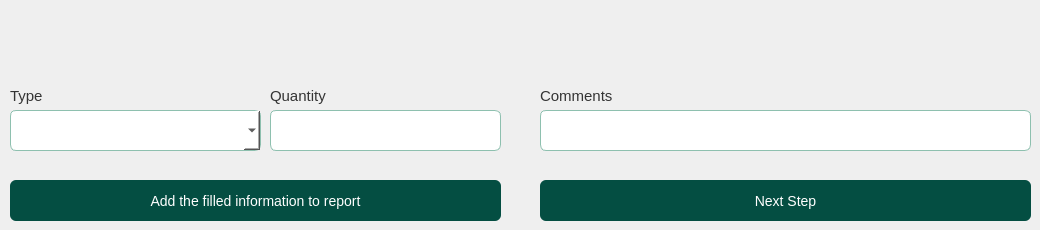
     <widget class="QWidget" name="tab_hse">
      <attribute name="title">
       <string>HSE(updated daily)</string>
      </attribute>
      <widget class="QLabel" name="lbl_type_hse">
       <property name="geometry">
        <rect>
         <x>10</x>
         <y>80</y>
         <width>41</width>
         <height>31</height>
        </rect>
       </property>
       <property name="font">
        <font>
         <pointsize>11</pointsize>
        </font>
       </property>
       <property name="styleSheet">
        <string notr="true">color: rgb(52, 52, 52);</string>
       </property>
       <property name="text">
        <string>Type</string>
       </property>
      </widget>
      <widget class="QLabel" name="lbl_comments">
       <property name="geometry">
        <rect>
         <x>540</x>
         <y>80</y>
         <width>81</width>
         <height>31</height>
        </rect>
       </property>
       <property name="font">
        <font>
         <pointsize>11</pointsize>
        </font>
       </property>
       <property name="styleSheet">
        <string notr="true">color: rgb(52, 52, 52);</string>
       </property>
       <property name="text">
        <string>Comments</string>
       </property>
      </widget>
      <widget class="QComboBox" name="cbx_type_hse">
       <property name="geometry">
        <rect>
         <x>10</x>
         <y>110</y>
         <width>251</width>
         <height>41</height>
        </rect>
       </property>
       <property name="styleSheet">
        <string notr="true">
background-color:#fff;
border: 1px solid #8ec0af;
border-radius: 6px</string>
       </property>
      </widget>
      <widget class="QLineEdit" name="txt_quantity">
       <property name="geometry">
        <rect>
         <x>270</x>
         <y>110</y>
         <width>231</width>
         <height>41</height>
        </rect>
       </property>
       <property name="styleSheet">
        <string notr="true">QLineEdit{


background-color:#fff;
border: 1px solid #8ec0af;
border-radius: 6px
}</string>
       </property>
       <property name="placeholderText">
        <string/>
       </property>
      </widget>
      <widget class="QLabel" name="lbl_quantity_hse">
       <property name="geometry">
        <rect>
         <x>270</x>
         <y>80</y>
         <width>61</width>
         <height>31</height>
        </rect>
       </property>
       <property name="font">
        <font>
         <pointsize>11</pointsize>
        </font>
       </property>
       <property name="styleSheet">
        <string notr="true">color: rgb(52, 52, 52);</string>
       </property>
       <property name="text">
        <string>Quantity</string>
       </property>
      </widget>
      <widget class="QLineEdit" name="txt_comments">
       <property name="geometry">
        <rect>
         <x>540</x>
         <y>110</y>
         <width>491</width>
         <height>41</height>
        </rect>
       </property>
       <property name="styleSheet">
        <string notr="true">QLineEdit{


background-color:#fff;
border: 1px solid #8ec0af;
border-radius: 6px
}</string>
       </property>
       <property name="placeholderText">
        <string/>
       </property>
      </widget>
      <widget class="QPushButton" name="btn_add_information_hse">
       <property name="geometry">
        <rect>
         <x>10</x>
         <y>180</y>
         <width>491</width>
         <height>41</height>
        </rect>
       </property>
       <property name="styleSheet">
        <string notr="true">

QPushButton#btn_add_information_hse{

border:none;
background-color:#044e42;
color:white;
font-size:14px;
border-radius: 6px;
transition: background-color 0.5s ease;
padding:10px;
text-align:rigth;
}

QPushButton#btn_add_information_hse:hover{
 background-color: #044e42;
border-radius: 6px;
transition: background-color 0.5s ease;
padding:10px;
}

QPushButton#btn_add_information_hse:pressed {
 background-color: #044e42;
border-radius: 6px;
background-color: #033029;
padding:10px;
 }
</string>
       </property>
       <property name="text">
        <string>Add the filled information to report</string>
       </property>
       <property name="icon">
        <iconset>
         <normaloff>../../img/check-solid.svg</normaloff>../../img/check-solid.svg</iconset>
       </property>
      </widget>
      <widget class="QPushButton" name="btn_next_step_produtive_man">
       <property name="geometry">
        <rect>
         <x>540</x>
         <y>180</y>
         <width>491</width>
         <height>41</height>
        </rect>
       </property>
       <property name="styleSheet">
        <string notr="true">

QPushButton#btn_next_step_produtive_man{

border:none;
background-color:#044e42;
color:white;
font-size:14px;
border-radius: 6px;
transition: background-color 0.5s ease;
padding:10px;
text-align:rigth;
}

QPushButton#btn_next_step_produtive_man:hover{
 background-color: #044e42;
border-radius: 6px;
transition: background-color 0.5s ease;
padding:10px;
}

QPushButton#btn_next_step_produtive_man:pressed {
 background-color: #044e42;
border-radius: 6px;
background-color: #033029;
padding:10px;
 }
</string>
       </property>
       <property name="text">
        <string>Next Step</string>
       </property>
       <property name="icon">
        <iconset>
         <normaloff>../../img/check-solid.svg</normaloff>../../img/check-solid.svg</iconset>
       </property>
      </widget>
      <zorder>lbl_quantity_hse</zorder>
      <zorder>lbl_type_hse</zorder>
      <zorder>lbl_comments</zorder>
      <zorder>cbx_type_hse</zorder>
      <zorder>txt_quantity</zorder>
      <zorder>txt_comments</zorder>
      <zorder>btn_add_information_hse</zorder>
      <zorder>btn_next_step_produtive_man</zorder>
     </widget>
